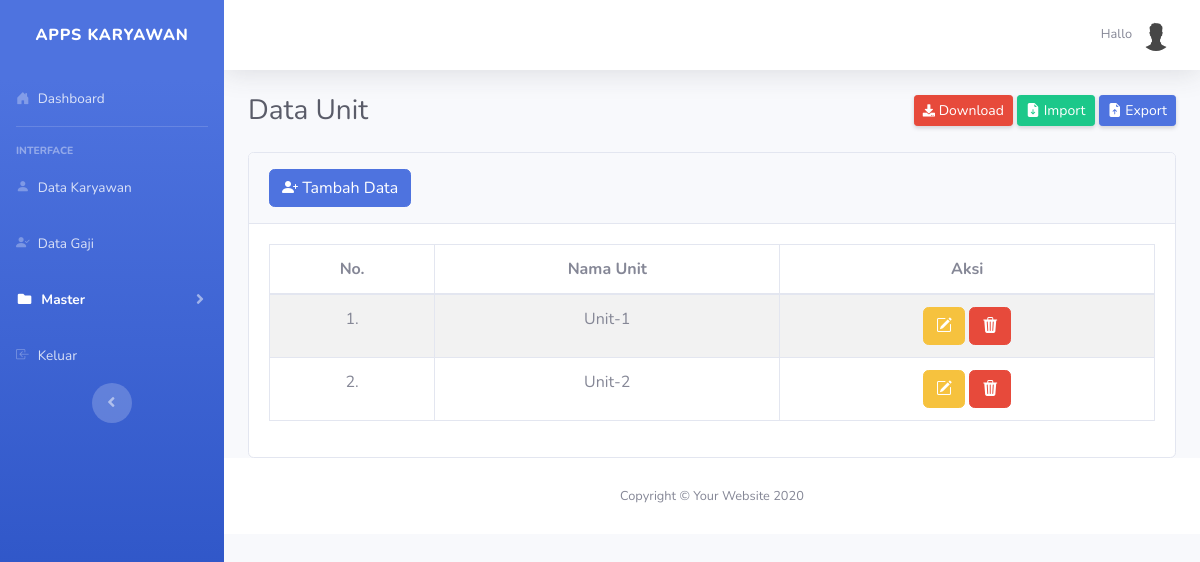
Page /index.php/unit on the earlier database version.
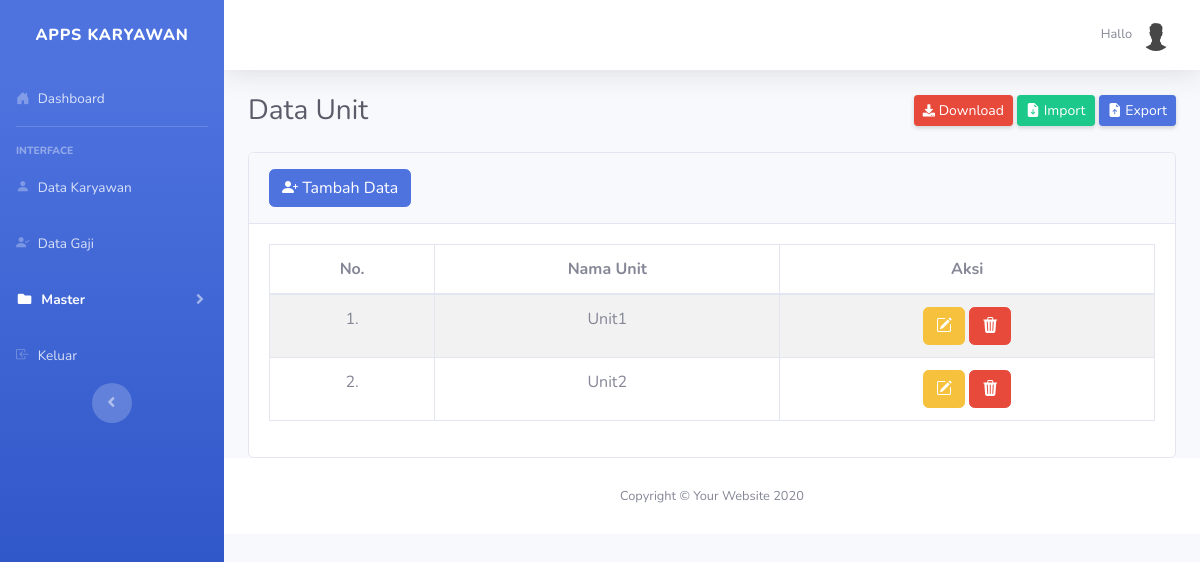
Same page on the later database version.
### tables this page shows
CREATE TABLE `unit` (
  `id_unit` int(2) NOT NULL,
  `nama_unit` varchar(10) DEFAULT NULL
);

### application/controllers/Unit.php (called while the page is built, shortened)
<?php
class Unit extends CI_Controller {
    public function __construct()
    {
        $this->load->model('Model_unit');
    }
    public function index()
    {
        $data['title'] = 'Data Unit';
        $data['unit']  = $this->Model_unit->getAllUnit();
        $data['user']  = $this->db->get_where('user', ['email' => $this->session->userdata('email')])->row_array();
        $this->load->view('templates/header', $data);
        $this->load->view('templates/sidebar');
        $this->load->view('templates/topbar');
        $this->load->view('unit/data_unit', $data);
        $this->load->view('templates/footer');
    }
}

### index.php (called while the page is built, shortened)
<?php
require_once BASEPATH.'core/CodeIgniter.php';

### application/models/Model_unit.php (called while the page is built, shortened)
<?php
class Model_unit extends CI_Model {
    public function getAllUnit()
    {
        return $this->db->get('unit')->result_array();
    }
}

### application/views/unit/data_unit.php (the view, shortened to what this page needs)
<div class="container-fluid">
    <div class="d-sm-flex align-items-center justify-content-between mb-4">
        <h1 class="h3 mb-0 text-gray-800"><?= $title ?></h1>
        <div>
            <a href="<?= base_url('unit/downloadFile') ?>"
                class="d-none d-sm-inline-block btn btn-sm btn-danger shadow-sm"><i class="fas fa-download fa-sm"></i>
                Download </a>
            <a href="#" class="d-none d-sm-inline-block btn btn-sm btn-success shadow-sm" data-toggle="modal"
                data-target="#exampleModal"><i class="bi bi-file-earmark-arrow-down-fill"></i> Import
            </a>
            <a href="<?= base_url('unit/exportData')?>"
                class="d-none d-sm-inline-block btn btn-sm btn-primary shadow-sm"><i
                    class="bi bi-file-earmark-arrow-up-fill"></i> Export </a>
        </div>
    </div>
    <div class="card">
        <div class="card-header py-3">
            <a href="<?= base_url('unit/tambahData') ?>" class="btn btn-primary"><i class="bi bi-person-plus-fill"></i>
                Tambah Data</a>
        </div>
        <div class="card-body">
            <table class="table table-striped table-bordered" style="width:100%">
                <thead>
                    <tr>
                        <th class="text-center">No.</th>
                        <th class="text-center">Nama Unit</th>
                        <th class="text-center">Aksi</th>
                    </tr>
                </thead>
                <tbody>
                    <?php
                    $i = 1;
                    foreach ($unit as $unt) : ?>
                    <tr>
                        <td class="text-center"><?= $i++; ?>.</td>
                        <td class="text-center"><?= $unt['nama_unit']; ?></td>
                        <td class="text-center">
                            <a href="<?= base_url('unit/editData/' . $unt['id_unit']) ?>" class="btn btn-warning"><i
                                    class="bi bi-pencil-square"></i></a>
                            <a href="<?= base_url('unit/hapusData/' . $unt['id_unit']) ?>" class="btn btn-danger"
                                onclick="return confirm('Apakah Anda yakin ingin menghapus data unit ini?');">
                                <i class="bi bi-trash3-fill"></i>
                            </a>
                        </td>
                    </tr>
                    <?php endforeach; ?>
                </tbody>
            </table>
        </div>
    </div>
</div>

Differences in the rows shown:
changed unit: nama_unit "Unit-1" → "Unit1"
changed unit: nama_unit "Unit-2" → "Unit2"
